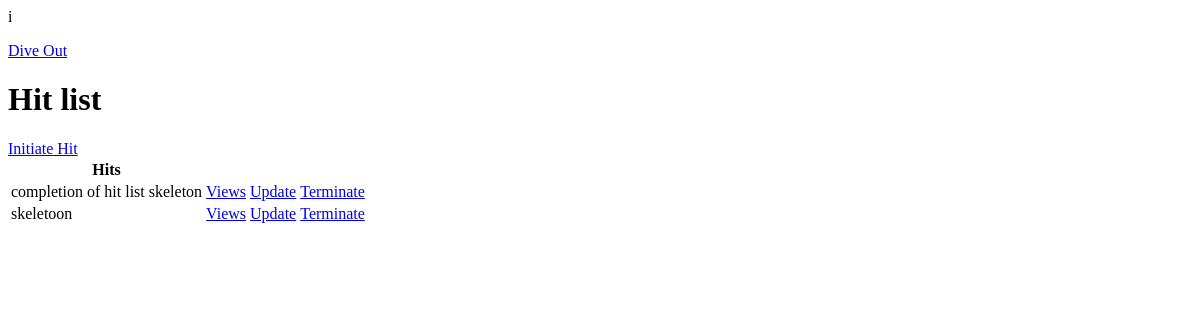
The app's page / (signed in), older data.
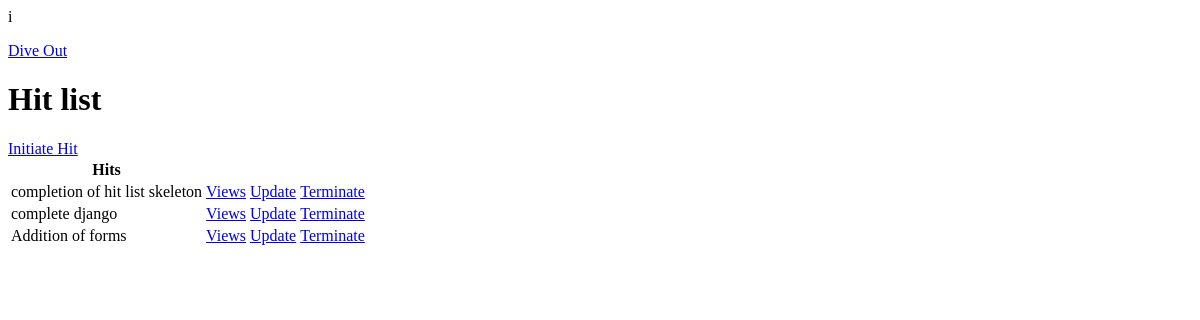
The same page, newer data.
### core/models.py (models this page shows)
class hitter(models.Model):
    user = models.ForeignKey(User, on_delete = models.CASCADE, null = True, blank=True)
    hit_title = models.CharField(max_length = 300, null=True, blank=True)
    hit_brief = models.CharField(max_length  = 200, null= True, blank=True)
    hit_img = models.ImageField(null=True, blank=True)
    hit_url = models.URLField(null=True,blank=True)
    status = models.BooleanField(default=False)
    date_created = models.DateTimeField(auto_now_add=True)
    def __str__(self):
        return self.hit_title
    class Meta:
        ordering = ['status']

### core/views.py (the view)
# urls.py: path('', Hitlist.as_view(), name='Hitlist'),
class Hitlist(LoginRequiredMixin,ListView):
    model = hitter
    context_object_name= 'Hits'
    ordering=['date_created']
    def get_context_data(self, **kwargs):
        return super().get_context_data(**kwargs)
        context

### core/templates/core/hitter_list.html
{%if request.user.is_authenticated%}
    <p>{{request.user}}</p>
    <a href="{%url 'Hitter_DiveOut'%}">Dive Out</a>
    {%else%}
    <a href="{%url 'Hitter_DiveIn'%}">Dive In</a>
    {%endif%}
    <h1>Hit list</h1>
    <a href="{% url 'Hit_init' %}">Initiate Hit</a>
    <table>
        <tr>
            <th>Hits</th>
        </tr>
        {% for hit in Hits %}
        <tr>
            <td>{{hit}}</td>
            <td><a href="{% url 'hit' hit.id%}"> Views</a></td>
            <td><a href="{% url 'Hit_update' hit.id%}"> Update</a></td>
            <td><a href="{% url 'Hit_terminate' hit.id%}"> Terminate</a></td>
        </tr>
        {%empty%}
        <h3>No items in list</h3>
        {% endfor %}
    </table>

Row changes from the older to the newer data that the page shows:
removed hitter: hit_title "skeletoon"
added hitter: hit_title "complete django"
added hitter: hit_title "Addition of forms"
